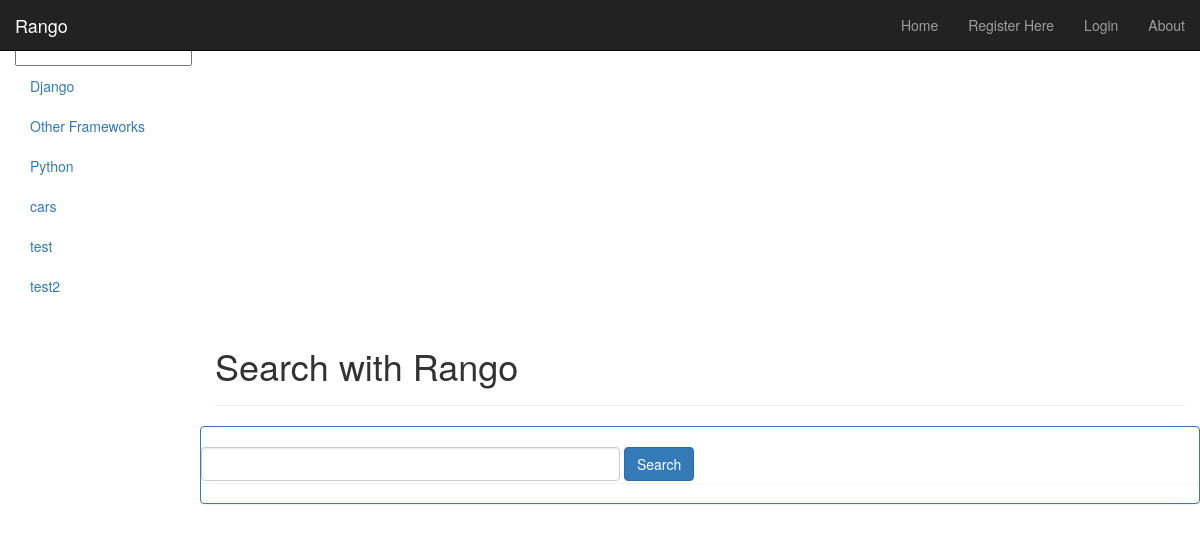
Page /rango/search/ on the committed database.
### rango/models.py (models this page shows, shortened)
class Category(models.Model):
    name = models.CharField(max_length=128, unique=True)
    views = models.IntegerField(default=0)
    likes = models.IntegerField(default=0)
    slug = models.SlugField(unique=True)
    class Meta:
        ordering = ["name"]
        verbose_name_plural = "Categories"

### rango/views.py (the view)
def search(request):
    result_list = []
    if request.method == 'POST':
        query = request.POST['query'].strip()
        if query:
            result_list = run_query(query)
    return render(request, 'rango/search.html', {'result_list': result_list})

### rango/templatetags/rango_extras.py (called while the page is built)
@register.inclusion_tag("rango/cats.html")
def get_category_list(cat=None):
    return {"cats": Category.objects.all(), "act_cat": cat}

### templates/rango/search.html (shortened to what this page needs)
{% extends 'base.html' %}
{% block body_block %}
    <div class="page-header">
        <h1>Search with Rango</h1>
    </div>
    <div class="row">
        <div class="panel panel-primary">
            <br/>
            <form class="form-inline" id="user_form" method="post" action="{% url 'search' %}">
                <input class="form-control" type="text" size="50" name="query" value="" id="query" />
                <input class="btn btn-primary" type="submit" name="submit" value="Search" />
                <br />
            </form>
            <div class="panel">
            </div>
    </div>
{% endblock %}

### templates/rango/cats.html
{% if cats %}
    <ul class="nav nav-sidebar">
    {% for c in cats %}
        {% if c == act_cat %} <li class="active"> {% else %} <li> {% endif %}
        <a href="{% url 'category'  c.slug %}">{{ c.name }}</a></li>
    {% endfor %}
{% else %}
    <li> <strong >There are no category present.</strong></li>
    </ul>
{% endif %}

### rows in the picture
Category: name "Django"
Category: name "Other Frameworks"
Category: name "Python"
Category: name "cars"
Category: name "test"
Category: name "test2"
